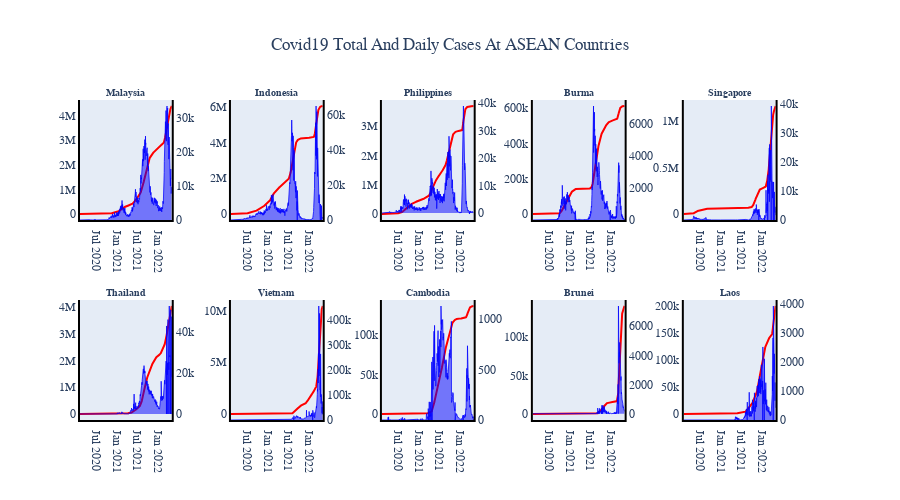

The code cell stored with this chart in its notebook:
### Code cell
#Creating the ASEAN Covid19 Cases Graphs
fig = make_subplots(rows=2, cols=5, specs=[[{'secondary_y': True}, {'secondary_y': True},
                                            {'secondary_y': True}, {'secondary_y': True}, {'secondary_y': True}],
                                           [{'secondary_y': True}, {'secondary_y': True},
                                            {'secondary_y': True}, {'secondary_y': True}, {'secondary_y': True}]],
                    
subplot_titles=('<b>Malaysia</b>', '<b>Indonesia</b>', '<b>Philippines</b>', '<b>Burma</b>', '<b>Singapore</b>',
                '<b>Thailand</b>', '<b>Vietnam</b>', '<b>Cambodia</b>', '<b>Brunei</b>', '<b>Laos</b>'))
#Row 1
#Graph 1
fig.add_trace(go.Scatter(x = df_mas['Date'], y = df_mas['Confirmed'],name='Total Cases',
                        line = dict(color='red', width=2)), row=1, col=1,secondary_y=False)
fig.add_trace(go.Scatter(x = df_mas['Date'], y = df_mas['daily_cases'],
                         fill='tozeroy',mode='lines',name='Daily Cases',
                        line = dict(color='blue', width=0.75)), row=1, col=1,secondary_y=True)
#Graph 2
fig.add_trace(go.Scatter(x = df_ind['Date'], y = df_ind['Confirmed'],name='Total Cases',
                        line = dict(color='red', width=2)), row=1, col=2,secondary_y=False)
fig.add_trace(go.Scatter(x = df_ind['Date'], y = df_ind['daily_cases'],
                         fill='tozeroy',mode='lines',name='Daily Cases',
                        line = dict(color='blue', width=0.75)), row=1, col=2,secondary_y=True)
#Graph 3
fig.add_trace(go.Scatter(x = df_phi['Date'], y = df_phi['Confirmed'],name='Total Cases',
                        line = dict(color='red', width=2)), row=1, col=3,secondary_y=False)
fig.add_trace(go.Scatter(x = df_phi['Date'], y = df_phi['daily_cases'],
                         fill='tozeroy',mode='lines',name='Daily Cases',
                        line = dict(color='blue', width=0.75)), row=1, col=3,secondary_y=True)
#Graph 4
fig.add_trace(go.Scatter(x = df_bur['Date'], y = df_bur['Confirmed'],name='Total Cases',
                        line = dict(color='red', width=2)), row=1, col=4,secondary_y=False)
fig.add_trace(go.Scatter(x = df_bur['Date'], y = df_bur['daily_cases'],
                         fill='tozeroy',mode='lines',name='Daily Cases',
                        line = dict(color='blue', width=0.75)), row=1, col=4,secondary_y=True)
#Graph 5
fig.add_trace(go.Scatter(x = df_sin['Date'], y = df_sin['Confirmed'],name='Total Cases',
                        line = dict(color='red', width=2)), row=1, col=5,secondary_y=False)
fig.add_trace(go.Scatter(x = df_sin['Date'], y = df_sin['daily_cases'],
                         fill='tozeroy',mode='lines',name='Daily Cases',
                        line = dict(color='blue', width=0.75)), row=1, col=5,secondary_y=True)
#Row 2
#Graph 6
fig.add_trace(go.Scatter(x = df_tha['Date'], y = df_tha['Confirmed'],name='Total Cases',
                        line = dict(color='red', width=2)), row=2, col=1,secondary_y=False)
fig.add_trace(go.Scatter(x = df_tha['Date'], y = df_tha['daily_cases'],
                         fill='tozeroy',mode='lines',name='Daily Cases',
                        line = dict(color='blue', width=0.75)), row=2, col=1,secondary_y=True)
#Graph 7
fig.add_trace(go.Scatter(x = df_vie['Date'], y = df_vie['Confirmed'],name='Total Cases',
                        line = dict(color='red', width=2)), row=2, col=2,secondary_y=False)
fig.add_trace(go.Scatter(x = df_vie['Date'], y = df_vie['daily_cases'],
                         fill='tozeroy',mode='lines',name='Daily Cases',
                        line = dict(color='blue', width=0.75)), row=2, col=2,secondary_y=True)
#Graph 8
fig.add_trace(go.Scatter(x = df_cam['Date'], y = df_cam['Confirmed'],name='Total Cases',
                        line = dict(color='red', width=2)), row=2, col=3,secondary_y=False)
fig.add_trace(go.Scatter(x = df_cam['Date'], y = df_cam['daily_cases'],
                         fill='tozeroy',mode='lines',name='Daily Cases',
                        line = dict(color='blue', width=0.75)), row=2, col=3,secondary_y=True)
#Graph 9
fig.add_trace(go.Scatter(x = df_bru['Date'], y = df_bru['Confirmed'],name='Total Cases',
                        line = dict(color='red', width=2)), row=2, col=4,secondary_y=False)
fig.add_trace(go.Scatter(x = df_bru['Date'], y = df_bru['daily_cases'],
                         fill='tozeroy',mode='lines',name='Daily Cases',
                        line = dict(color='blue', width=0.75)), row=2, col=4,secondary_y=True)
#Graph 10
fig.add_trace(go.Scatter(x = df_lao['Date'], y = df_lao['Confirmed'],name='Total Cases',
                        line = dict(color='red', width=2)), row=2, col=5,secondary_y=False)
fig.add_trace(go.Scatter(x = df_lao['Date'], y = df_lao['daily_cases'],
                         fill='tozeroy',mode='lines',name='Daily Cases',
                        line = dict(color='blue', width=0.75)), row=2, col=5,secondary_y=True)

#Adding title and adjusting the layout
fig.update_layout(height=500,showlegend=False,title_text="Covid19 Total And Daily Cases At ASEAN Countries",title_x=0.5)
fig.update_annotations(font=dict(family="Helvetica", size=10))
fig.update_layout(font=dict(family="Helvetica", size=12))
fig.update_xaxes(showgrid=False, zeroline=False, showline=True, linewidth=2, linecolor='black')
fig.update_yaxes(showgrid=False, zeroline=False, showline=True, linewidth=2, linecolor='black')
#Plotting the graph
fig.show()

### Figure 1 — Plotly figure (JSON) as saved in the notebook; plotly's stock layout.template omitted (floating-point values rounded to 4 significant figures; data arrays with more than 128 entries replaced by an {"elided": "..."} marker saying what was removed)
{"data": [{"line": {"color": "red", "width": 2}, "name": "Total Cases", "type": "scatter", "x": {"elided": "815 str values"}, "xaxis": "x", "y": {"elided": "815 int values"}, "yaxis": "y"}, {"fill": "tozeroy", "line": {"color": "blue", "width": 0.75}, "mode": "lines", "name": "Daily Cases", "type": "scatter", "x": {"elided": "815 str values"}, "xaxis": "x", "y": {"elided": "815 int values"}, "yaxis": "y2"}, {"line": {"color": "red", "width": 2}, "name": "Total Cases", "type": "scatter", "x": {"elided": "815 str values"}, "xaxis": "x2", "y": {"elided": "815 int values"}, "yaxis": "y3"}, {"fill": "tozeroy", "line": {"color": "blue", "width": 0.75}, "mode": "lines", "name": "Daily Cases", "type": "scatter", "x": {"elided": "815 str values"}, "xaxis": "x2", "y": {"elided": "815 int values"}, "yaxis": "y4"}, {"line": {"color": "red", "width": 2}, "name": "Total Cases", "type": "scatter", "x": {"elided": "815 str values"}, "xaxis": "x3", "y": {"elided": "815 int values"}, "yaxis": "y5"}, {"fill": "tozeroy", "line": {"color": "blue", "width": 0.75}, "mode": "lines", "name": "Daily Cases", "type": "scatter", "x": {"elided": "815 str values"}, "xaxis": "x3", "y": {"elided": "815 int values"}, "yaxis": "y6"}, {"line": {"color": "red", "width": 2}, "name": "Total Cases", "type": "scatter", "x": {"elided": "815 str values"}, "xaxis": "x4", "y": {"elided": "815 int values"}, "yaxis": "y7"}, {"fill": "tozeroy", "line": {"color": "blue", "width": 0.75}, "mode": "lines", "name": "Daily Cases", "type": "scatter", "x": {"elided": "815 str values"}, "xaxis": "x4", "y": {"elided": "815 int values"}, "yaxis": "y8"}, {"line": {"color": "red", "width": 2}, "name": "Total Cases", "type": "scatter", "x": {"elided": "815 str values"}, "xaxis": "x5", "y": {"elided": "815 int values"}, "yaxis": "y9"}, {"fill": "tozeroy", "line": {"color": "blue", "width": 0.75}, "mode": "lines", "name": "Daily Cases", "type": "scatter", "x": {"elided": "815 str values"}, "xaxis": "x5", "y": {"elided": "815 int values"}, "yaxis": "y10"}, {"line": {"color": "red", "width": 2}, "name": "Total Cases", "type": "scatter", "x": {"elided": "815 str values"}, "xaxis": "x6", "y": {"elided": "815 int values"}, "yaxis": "y11"}, {"fill": "tozeroy", "line": {"color": "blue", "width": 0.75}, "mode": "lines", "name": "Daily Cases", "type": "scatter", "x": {"elided": "815 str values"}, "xaxis": "x6", "y": {"elided": "815 int values"}, "yaxis": "y12"}, {"line": {"color": "red", "width": 2}, "name": "Total Cases", "type": "scatter", "x": {"elided": "815 str values"}, "xaxis": "x7", "y": {"elided": "815 int values"}, "yaxis": "y13"}, {"fill": "tozeroy", "line": {"color": "blue", "width": 0.75}, "mode": "lines", "name": "Daily Cases", "type": "scatter", "x": {"elided": "815 str values"}, "xaxis": "x7", "y": {"elided": "815 int values"}, "yaxis": "y14"}, {"line": {"color": "red", "width": 2}, "name": "Total Cases", "type": "scatter", "x": {"elided": "815 str values"}, "xaxis": "x8", "y": {"elided": "815 int values"}, "yaxis": "y15"}, {"fill": "tozeroy", "line": {"color": "blue", "width": 0.75}, "mode": "lines", "name": "Daily Cases", "type": "scatter", "x": {"elided": "815 str values"}, "xaxis": "x8", "y": {"elided": "815 int values"}, "yaxis": "y16"}, {"line": {"color": "red", "width": 2}, "name": "Total Cases", "type": "scatter", "x": {"elided": "815 str values"}, "xaxis": "x9", "y": {"elided": "815 int values"}, "yaxis": "y17"}, {"fill": "tozeroy", "line": {"color": "blue", "width": 0.75}, "mode": "lines", "name": "Daily Cases", "type": "scatter", "x": {"elided": "815 str values"}, "xaxis": "x9", "y": {"elided": "815 int values"}, "yaxis": "y18"}, {"line": {"color": "red", "width": 2}, "name": "Total Cases", "type": "scatter", "x": {"elided": "815 str values"}, "xaxis": "x10", "y": {"elided": "815 int values"}, "yaxis": "y19"}, {"fill": "tozeroy", "line": {"color": "blue", "width": 0.75}, "mode": "lines", "name": "Daily Cases", "type": "scatter", "x": {"elided": "815 str values"}, "xaxis": "x10", "y": {"elided": "815 int values"}, "yaxis": "y20"}], "layout": {"annotations": [{"font": {"family": "Helvetica", "size": 10}, "showarrow": false, "text": "<b>Malaysia</b>", "x": 0.062, "xanchor": "center", "xref": "paper", "y": 1, "yanchor": "bottom", "yref": "paper"}, {"font": {"family": "Helvetica", "size": 10}, "showarrow": false, "text": "<b>Indonesia</b>", "x": 0.266, "xanchor": "center", "xref": "paper", "y": 1, "yanchor": "bottom", "yref": "paper"}, {"font": {"family": "Helvetica", "size": 10}, "showarrow": false, "text": "<b>Philippines</b>", "x": 0.47, "xanchor": "center", "xref": "paper", "y": 1, "yanchor": "bottom", "yref": "paper"}, {"font": {"family": "Helvetica", "size": 10}, "showarrow": false, "text": "<b>Burma</b>", "x": 0.674, "xanchor": "center", "xref": "paper", "y": 1, "yanchor": "bottom", "yref": "paper"}, {"font": {"family": "Helvetica", "size": 10}, "showarrow": false, "text": "<b>Singapore</b>", "x": 0.878, "xanchor": "center", "xref": "paper", "y": 1, "yanchor": "bottom", "yref": "paper"}, {"font": {"family": "Helvetica", "size": 10}, "showarrow": false, "text": "<b>Thailand</b>", "x": 0.062, "xanchor": "center", "xref": "paper", "y": 0.375, "yanchor": "bottom", "yref": "paper"}, {"font": {"family": "Helvetica", "size": 10}, "showarrow": false, "text": "<b>Vietnam</b>", "x": 0.266, "xanchor": "center", "xref": "paper", "y": 0.375, "yanchor": "bottom", "yref": "paper"}, {"font": {"family": "Helvetica", "size": 10}, "showarrow": false, "text": "<b>Cambodia</b>", "x": 0.47, "xanchor": "center", "xref": "paper", "y": 0.375, "yanchor": "bottom", "yref": "paper"}, {"font": {"family": "Helvetica", "size": 10}, "showarrow": false, "text": "<b>Brunei</b>", "x": 0.674, "xanchor": "center", "xref": "paper", "y": 0.375, "yanchor": "bottom", "yref": "paper"}, {"font": {"family": "Helvetica", "size": 10}, "showarrow": false, "text": "<b>Laos</b>", "x": 0.878, "xanchor": "center", "xref": "paper", "y": 0.375, "yanchor": "bottom", "yref": "paper"}], "font": {"family": "Helvetica", "size": 12}, "height": 500, "showlegend": false, "title": {"text": "Covid19 Total And Daily Cases At ASEAN Countries", "x": 0.5}, "xaxis": {"anchor": "y", "domain": [0, 0.124], "linecolor": "black", "linewidth": 2, "showgrid": false, "showline": true, "zeroline": false}, "xaxis10": {"anchor": "y19", "domain": [0.816, 0.94], "linecolor": "black", "linewidth": 2, "showgrid": false, "showline": true, "zeroline": false}, "xaxis2": {"anchor": "y3", "domain": [0.204, 0.328], "linecolor": "black", "linewidth": 2, "showgrid": false, "showline": true, "zeroline": false}, "xaxis3": {"anchor": "y5", "domain": [0.408, 0.532], "linecolor": "black", "linewidth": 2, "showgrid": false, "showline": true, "zeroline": false}, "xaxis4": {"anchor": "y7", "domain": [0.612, 0.736], "linecolor": "black", "linewidth": 2, "showgrid": false, "showline": true, "zeroline": false}, "xaxis5": {"anchor": "y9", "domain": [0.816, 0.94], "linecolor": "black", "linewidth": 2, "showgrid": false, "showline": true, "zeroline": false}, "xaxis6": {"anchor": "y11", "domain": [0, 0.124], "linecolor": "black", "linewidth": 2, "showgrid": false, "showline": true, "zeroline": false}, "xaxis7": {"anchor": "y13", "domain": [0.204, 0.328], "linecolor": "black", "linewidth": 2, "showgrid": false, "showline": true, "zeroline": false}, "xaxis8": {"anchor": "y15", "domain": [0.408, 0.532], "linecolor": "black", "linewidth": 2, "showgrid": false, "showline": true, "zeroline": false}, "xaxis9": {"anchor": "y17", "domain": [0.612, 0.736], "linecolor": "black", "linewidth": 2, "showgrid": false, "showline": true, "zeroline": false}, "yaxis": {"anchor": "x", "domain": [0.625, 1], "linecolor": "black", "linewidth": 2, "showgrid": false, "showline": true, "zeroline": false}, "yaxis10": {"anchor": "x5", "linecolor": "black", "linewidth": 2, "overlaying": "y9", "showgrid": false, "showline": true, "side": "right", "zeroline": false}, "yaxis11": {"anchor": "x6", "domain": [0, 0.375], "linecolor": "black", "linewidth": 2, "showgrid": false, "showline": true, "zeroline": false}, "yaxis12": {"anchor": "x6", "linecolor": "black", "linewidth": 2, "overlaying": "y11", "showgrid": false, "showline": true, "side": "right", "zeroline": false}, "yaxis13": {"anchor": "x7", "domain": [0, 0.375], "linecolor": "black", "linewidth": 2, "showgrid": false, "showline": true, "zeroline": false}, "yaxis14": {"anchor": "x7", "linecolor": "black", "linewidth": 2, "overlaying": "y13", "showgrid": false, "showline": true, "side": "right", "zeroline": false}, "yaxis15": {"anchor": "x8", "domain": [0, 0.375], "linecolor": "black", "linewidth": 2, "showgrid": false, "showline": true, "zeroline": false}, "yaxis16": {"anchor": "x8", "linecolor": "black", "linewidth": 2, "overlaying": "y15", "showgrid": false, "showline": true, "side": "right", "zeroline": false}, "yaxis17": {"anchor": "x9", "domain": [0, 0.375], "linecolor": "black", "linewidth": 2, "showgrid": false, "showline": true, "zeroline": false}, "yaxis18": {"anchor": "x9", "linecolor": "black", "linewidth": 2, "overlaying": "y17", "showgrid": false, "showline": true, "side": "right", "zeroline": false}, "yaxis19": {"anchor": "x10", "domain": [0, 0.375], "linecolor": "black", "linewidth": 2, "showgrid": false, "showline": true, "zeroline": false}, "yaxis2": {"anchor": "x", "linecolor": "black", "linewidth": 2, "overlaying": "y", "showgrid": false, "showline": true, "side": "right", "zeroline": false}, "yaxis20": {"anchor": "x10", "linecolor": "black", "linewidth": 2, "overlaying": "y19", "showgrid": false, "showline": true, "side": "right", "zeroline": false}, "yaxis3": {"anchor": "x2", "domain": [0.625, 1], "linecolor": "black", "linewidth": 2, "showgrid": false, "showline": true, "zeroline": false}, "yaxis4": {"anchor": "x2", "linecolor": "black", "linewidth": 2, "overlaying": "y3", "showgrid": false, "showline": true, "side": "right", "zeroline": false}, "yaxis5": {"anchor": "x3", "domain": [0.625, 1], "linecolor": "black", "linewidth": 2, "showgrid": false, "showline": true, "zeroline": false}, "yaxis6": {"anchor": "x3", "linecolor": "black", "linewidth": 2, "overlaying": "y5", "showgrid": false, "showline": true, "side": "right", "zeroline": false}, "yaxis7": {"anchor": "x4", "domain": [0.625, 1], "linecolor": "black", "linewidth": 2, "showgrid": false, "showline": true, "zeroline": false}, "yaxis8": {"anchor": "x4", "linecolor": "black", "linewidth": 2, "overlaying": "y7", "showgrid": false, "showline": true, "side": "right", "zeroline": false}, "yaxis9": {"anchor": "x5", "domain": [0.625, 1], "linecolor": "black", "linewidth": 2, "showgrid": false, "showline": true, "zeroline": false}}}
